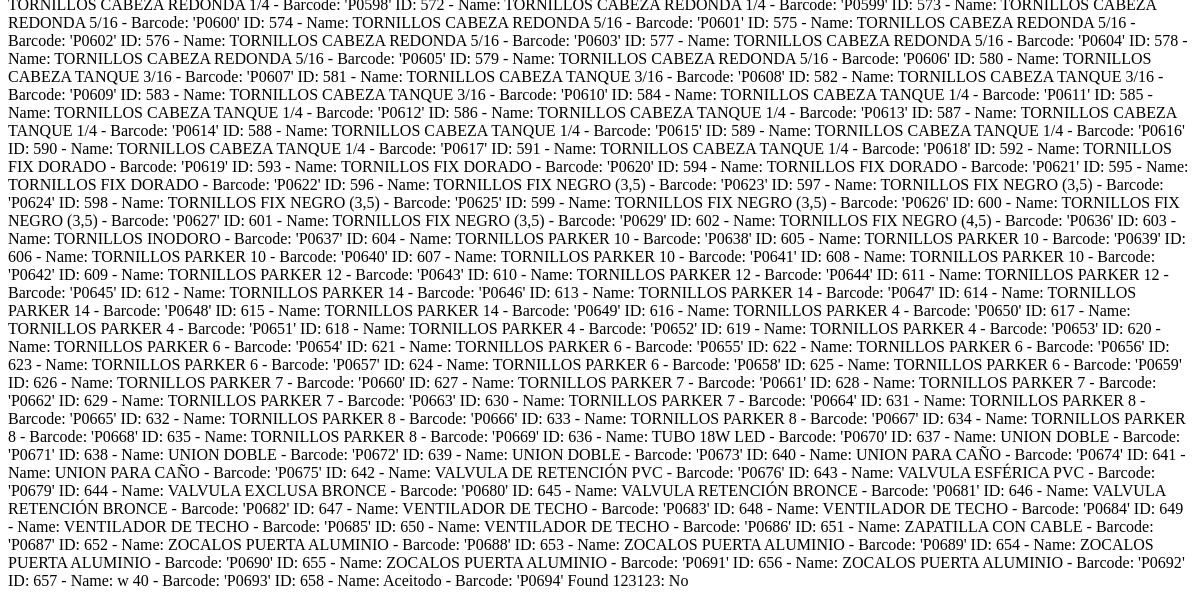
Before: /check_barcode.php (signed in, lower part) with the older database file.
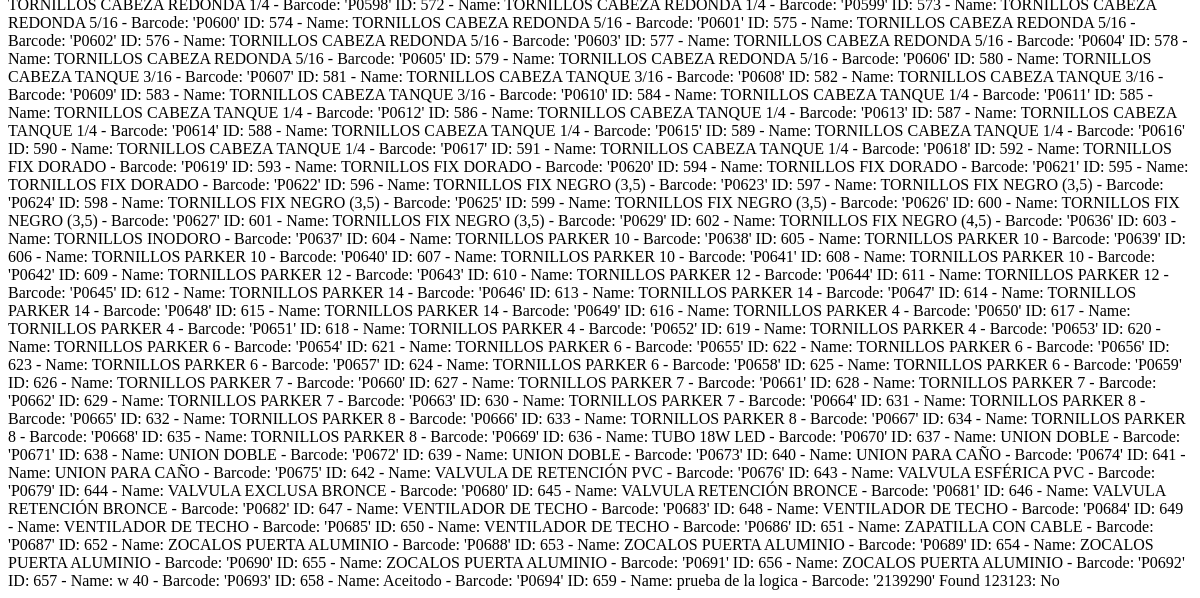
After: the same page with the newer database file.
### tables this page shows
CREATE TABLE `productos` (
  `id` int(11) NOT NULL,
  `nombre` varchar(200) NOT NULL,
  `descripcion` text DEFAULT NULL,
  `codigo_barra` varchar(50) DEFAULT NULL,
  `modelo` varchar(100) DEFAULT NULL,
  `categoria_id` int(11) DEFAULT NULL,
  `marca_id` int(11) DEFAULT NULL,
  `unidad_medida_id` int(11) DEFAULT 1,
  `proveedor_id` int(11) DEFAULT NULL,
  `precio` decimal(10,2) NOT NULL DEFAULT 0.00,
  `precio_costo` decimal(10,2) DEFAULT 0.00,
  `margen_ganancia` decimal(5,2) DEFAULT 30.00,
  `stock` decimal(10,3) NOT NULL DEFAULT 0.000,
  `unidad_medida` varchar(20) DEFAULT 'unid',
  `stock_minimo` decimal(10,3) NOT NULL DEFAULT 0.000,
  `ubicacion_deposito` varchar(50) DEFAULT NULL,
  `imagen` varchar(255) DEFAULT NULL,
  `activo` tinyint(1) DEFAULT 1,
  `deleted_at` timestamp NULL DEFAULT NULL,
  `created_at` timestamp NOT NULL DEFAULT current_timestamp(),
  `updated_at` timestamp NOT NULL DEFAULT current_timestamp() ON UPDATE current_timestamp()
);

### check_barcode.php (the view, shortened to what this page needs)
<?php
require_once __DIR__ . '/public/debug.php';
$host = 'localhost';
$db = 'ferreteria_db';
$user = 'root';
$pass = '';
$charset = 'utf8mb4';
$dsn = "mysql:host=$host;dbname=$db;charset=$charset";
$options = [
    PDO::ATTR_ERRMODE => PDO::ERRMODE_EXCEPTION,
    PDO::ATTR_DEFAULT_FETCH_MODE => PDO::FETCH_ASSOC,
    PDO::ATTR_EMULATE_PREPARES => false,
];
try {
    $pdo = new PDO($dsn, $user, $pass, $options);
    $stmt = $pdo->query("SELECT id, nombre, codigo_barra FROM productos WHERE codigo_barra IS NOT NULL");
    $products = $stmt->fetchAll();
    foreach ($products as $p) {
        echo "ID: " . $p['id'] . " - Name: " . $p['nombre'] . " - Barcode: '" . $p['codigo_barra'] . "'\n";
    }
    $stmt = $pdo->prepare("SELECT * FROM productos WHERE codigo_barra = ?");
    $stmt->execute(['123123']);
    $specific = $stmt->fetch();
    if ($specific) {
        echo "\nFound 123123: Yes (ID: " . $specific['id'] . ")\n";
    } else {
        echo "\nFound 123123: No\n";
    }
} catch (PDOException $e) {
    echo "Error: " . $e->getMessage();
}

Changed rows visible on the page:
added productos: id "659", nombre "prueba de la logica", codigo_barra "2139290"
